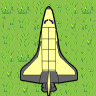

A 2D game scene composited from a Tiled map and its tileset images. What follows is a short description and the map's XML, with each tile layer's data collapsed to a summary:
An orthogonal 6x6 tile map with 16x16 px tiles, 1 tile layer (Tiles), 1 image layer.

<map version="1.9" tiledversion="1.9.0" orientation="orthogonal" renderorder="right-down" width="6" height="6" tilewidth="16" tileheight="16" infinite="0" nextlayerid="3" nextobjectid="1">
 <tileset firstgid="1" source="Grasslands.tsx" />
 <layer id="1" name="Tiles" width="6" height="6">
  <data>[36 cells, 36 non-empty, 9 distinct tile ids]</data>
 </layer>
 <imagelayer id="2" name="Shuttle" offsetx="20" offsety="6">
  <image source="shuttle.png" width="58" height="90" />
 </imagelayer>
</map>
